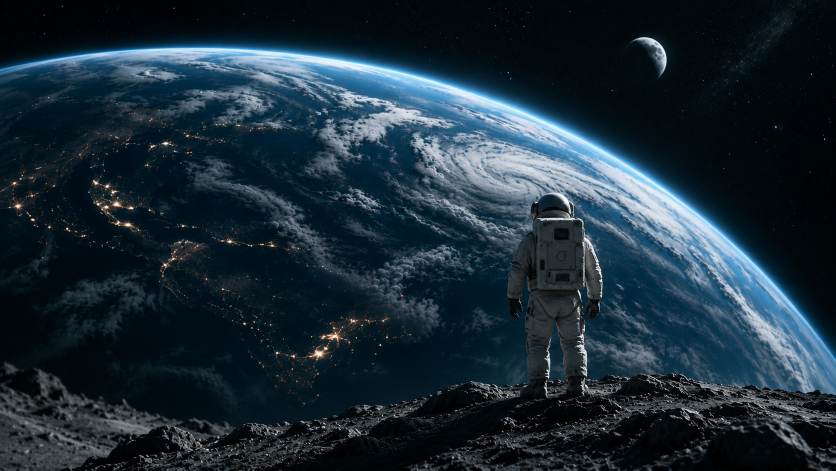
#> input picture sequence/3.png, 1671 x 941 px, given in place of 3.png.png, which was not available (shown at 1/2 size)
$ python ground_grade.py ../../sequence/3.png 1.0
#> lines starting #> are read from the running program, lines starting #| are printed output that depends on the picture; after the words box and inside, x2 and y2 are one past the last pixel; in counts of white or black regions, pixels touching at a corner belong together
"""Neutralize the lunar ground's colour cast (target: neutral grey like 6B/6C), only on ground pixels:
lit, low-saturation-or-warm pixels in the lower part of the frame, minus the astronaut (Apple Vision) and minus the planet.
Usage: python ground_grade.py <frame> [y_from_fraction]
"""
import sys, subprocess
from pathlib import Path
import numpy as np, cv2
F = Path(__file__).resolve().parents[2] / 'production/v3/frames'
k = sys.argv[1]; yf = float(sys.argv[2]) if len(sys.argv) > 2 else 0.55
im = cv2.imread(str(F / f'{k}.png')); H, W = im.shape[:2]
#> further down, im is the input picture: shape (941, 1671, 3); mean B, G, R 56, 45, 28.2
#> after `H, W = im.shape[:2]`: H = 941; W = 1671
hsv = cv2.cvtColor(im, cv2.COLOR_BGR2HSV)
#> hsv: shape (941, 1671, 3); mean H, S, V 100.7, 176.9, 56.2
m = np.zeros((H, W), np.uint8); m[int(H * yf):] = 1
blue = (hsv[..., 0] > 88) & (hsv[..., 0] < 132) & (hsv[..., 1] > 40)
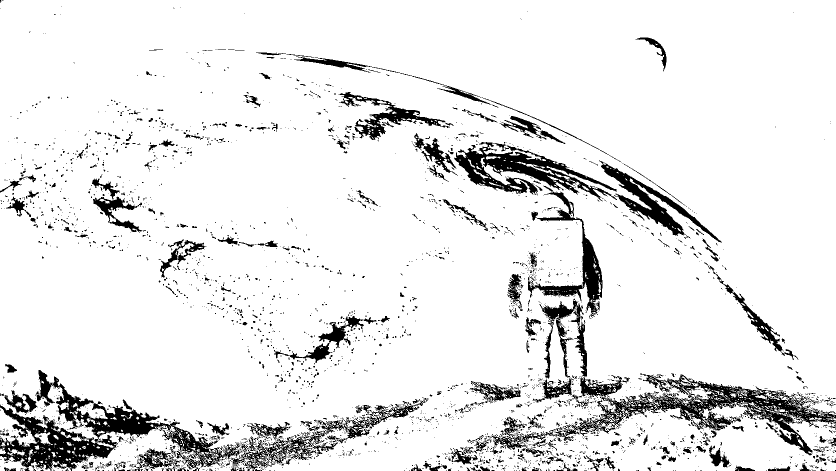
#> blue: shape (941, 1671) bool (shown at 1/2 size); 90.8% white; 3288 black regions (2966 under 20 px), largest, box (x1, y1, x2, y2) and area: (0, 740, 482, 941) 24425, (1125, 748, 1671, 911) 18815, (908, 284, 1234, 403) 12223
m[blue] = 0
tmp = F / f'_gm-{k}.png'
subprocess.run(['swift', '/Users/david/AI-Video-Lab/scripts/mask_fg.swift', str(F / f'{k}.png'), str(tmp)], capture_output=True)
#> (this line was passed over: subprocess is not available in this run)
if tmp.exists():
    a = cv2.resize(cv2.imread(str(tmp), 0), (W, H)) > 100
    m[cv2.dilate(a.astype(np.uint8), np.ones((9, 9), np.uint8)) > 0] = 0; tmp.unlink()
lab = cv2.cvtColor(im, cv2.COLOR_BGR2LAB).astype(np.float32)
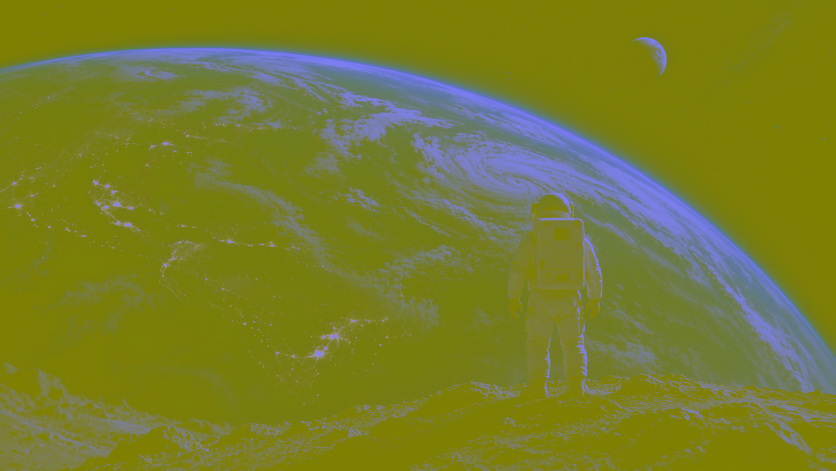
#> lab: shape (941, 1671, 3) float32 (shown at 1/2 size); mean B, G, R 43.5, 126.8, 120.3
v = lab[m > 0]; da, db = v[:, 1].mean() - 128, v[:, 2].mean() - 128
#> after `v = lab[m > 0]`: v = empty array
#> after `da, db = (v[:, 1].mean() - 128, v[:, 2].mean() - 128)`: da = nan; db = nan
lab[..., 1] -= da * 0.95; lab[..., 2] -= db * 0.95
#> after `lab[..., 1] -= da * 0.95`: lab: shape (941, 1671, 3) float32; 33.33% of the values are NaN or infinite; the others: min 0, max 255, mean 81.64
#> after `lab[..., 2] -= db * 0.95`: lab: shape (941, 1671, 3) float32; 66.67% of the values are NaN or infinite; the others: min 0, max 255, mean 43.51
lab[..., 1] = 128 + (lab[..., 1] - 128) * 0.6; lab[..., 2] = 128 + (lab[..., 2] - 128) * 0.6
out = cv2.cvtColor(lab.clip(0, 255).astype(np.uint8), cv2.COLOR_LAB2BGR).astype(np.float32)
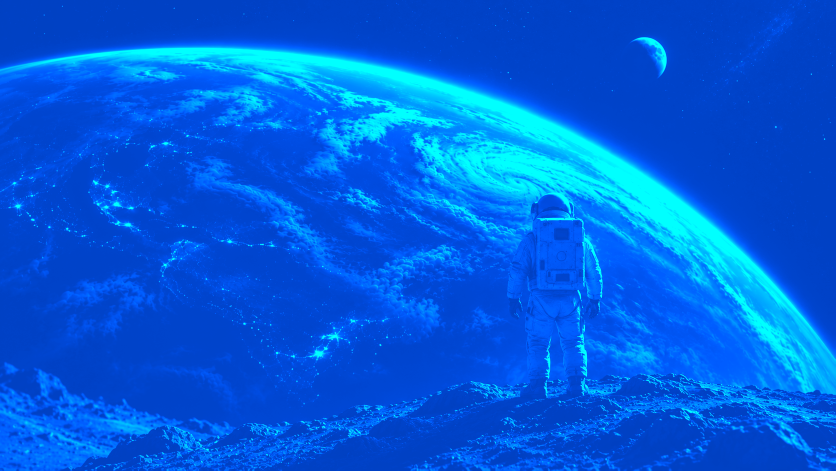
#> out: shape (941, 1671, 3) float32 (shown at 1/2 size); mean B, G, R 223.5, 94.7, 0
w = cv2.GaussianBlur(m.astype(np.float32), (31, 31), 0)[..., None]
bk = F / 'rejected' / f'{k}-pre-ground.png'
if not bk.exists(): cv2.imwrite(str(bk), im)
cv2.imwrite(str(F / f'{k}.png'), (out * w + im * (1 - w)).clip(0, 255).astype(np.uint8))
print(f'{k}: ground px {int(m.sum())}, cast a {da:+.1f} b {db:+.1f} removed')
#| ../../sequence/3.png: ground px 0, cast a +nan b +nan removed
#> m: shape (941, 1671); every value is 0

$ run again, on sequence/4.png
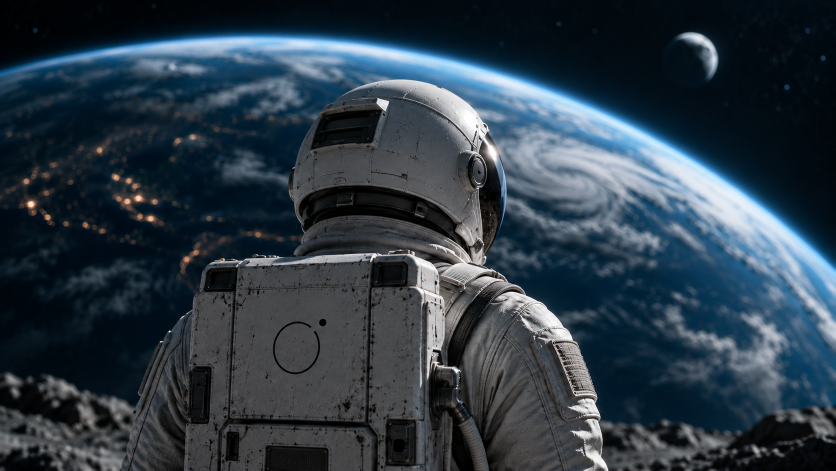
#> input picture sequence/4.png, 1671 x 941 px, given in place of 4.png.png, which was not available (shown at 1/2 size)
#> im is the input picture: shape (941, 1671, 3); mean B, G, R 71, 60, 46.3
#> hsv: shape (941, 1671, 3); mean H, S, V 97.9, 125.7, 71.5
#> `blue = (hsv[..., 0] > 88) & (hsv[..., 0] < 132) & (hsv[..., 1] > 40)`:
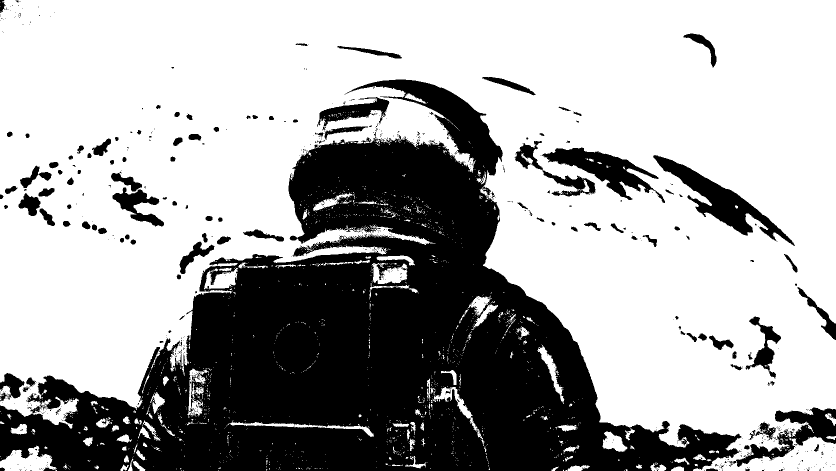
#> blue: shape (941, 1671) bool (shown at 1/2 size); 66.4% white; 715 black regions (600 under 20 px), largest, box (x1, y1, x2, y2) and area: (0, 159, 1483, 941) 464915, (1306, 310, 1590, 492) 11349, (1083, 295, 1330, 406) 8824
#> v = empty array
#> da = nan
#> `out = cv2.cvtColor(lab.clip(0, 255).astype(np.uint8), cv2.COLOR_LAB2BG..`:
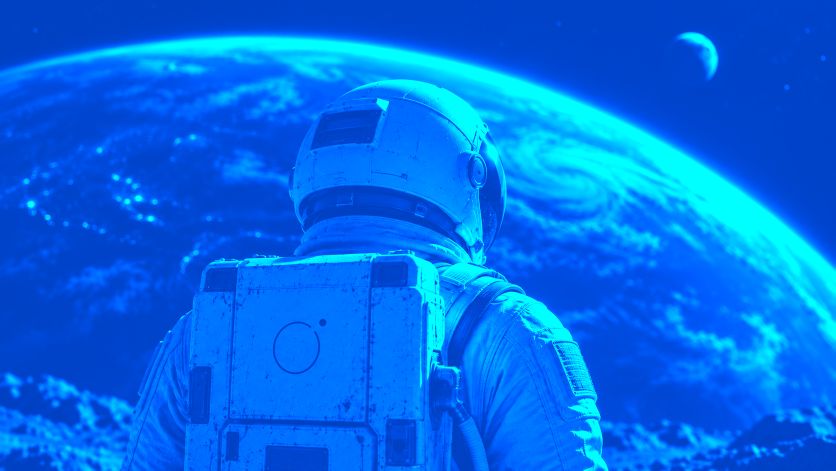
#> out: shape (941, 1671, 3) float32 (shown at 1/2 size); mean B, G, R 233.9, 107.8, 0
#| ../../sequence/4.png: ground px 0, cast a +nan b +nan removed
#> m: shape (941, 1671); every value is 0

$ run again, on sequence/5.png
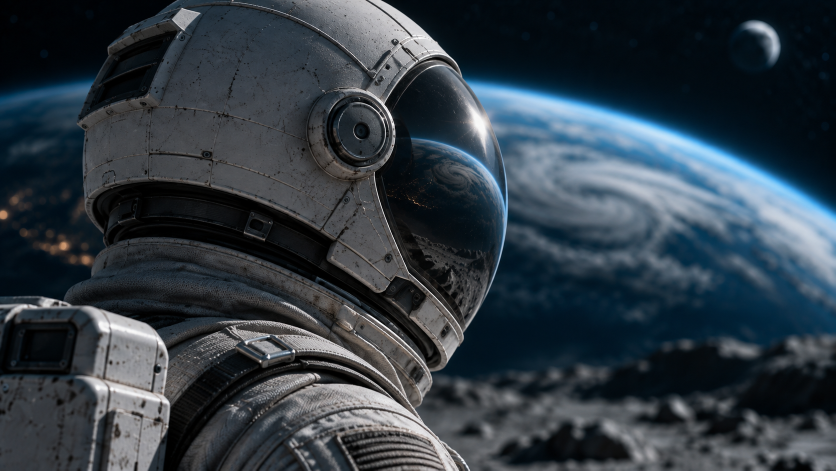
#> input picture sequence/5.png, 1672 x 941 px, given in place of 5.png.png, which was not available (shown at 1/2 size)
#> im is the input picture: shape (941, 1672, 3); mean B, G, R 68.2, 59.7, 49.4
#> hsv: shape (941, 1672, 3); mean H, S, V 96.5, 105.4, 68.7
#> `blue = (hsv[..., 0] > 88) & (hsv[..., 0] < 132) & (hsv[..., 1] > 40)`:
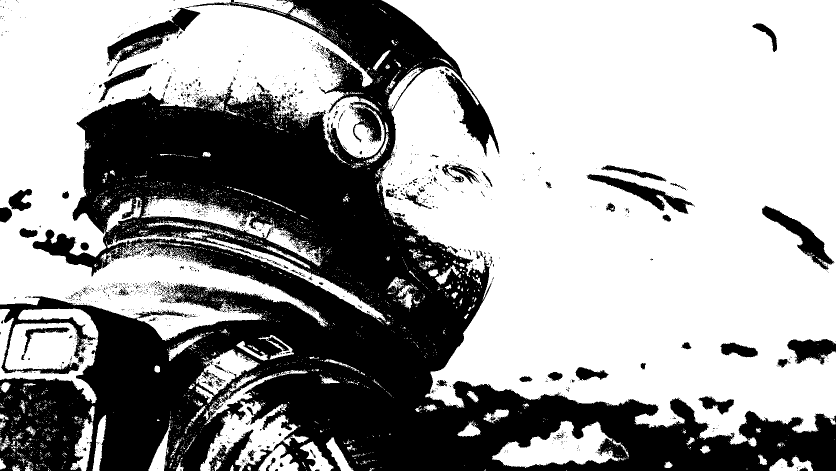
#> blue: shape (941, 1672) bool (shown at 1/2 size); 62.5% white; 1582 black regions (1467 under 20 px), largest, box (x1, y1, x2, y2) and area: (0, 0, 1672, 941) 544375, (215, 15, 401, 153) 6258, (1524, 411, 1669, 540) 4651
#> v = empty array
#> da = nan
#> `out = cv2.cvtColor(lab.clip(0, 255).astype(np.uint8), cv2.COLOR_LAB2BG..`:
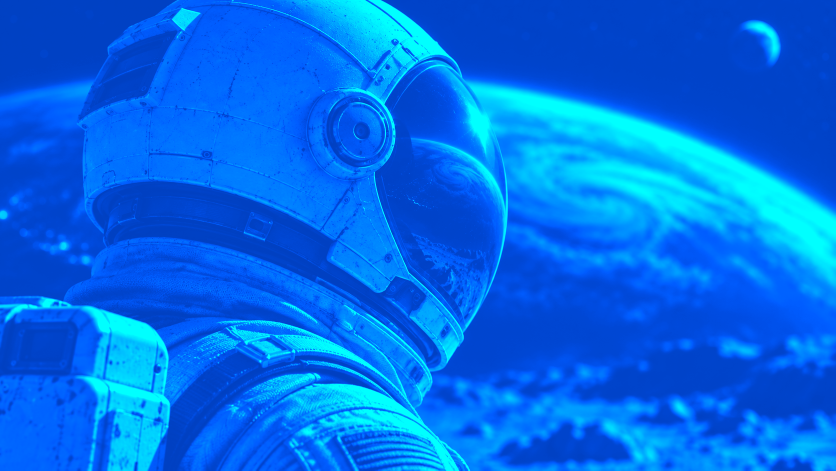
#> out: shape (941, 1672, 3) float32 (shown at 1/2 size); mean B, G, R 234.5, 108.3, 0
#| ../../sequence/5.png: ground px 0, cast a +nan b +nan removed
#> m: shape (941, 1672); every value is 0
